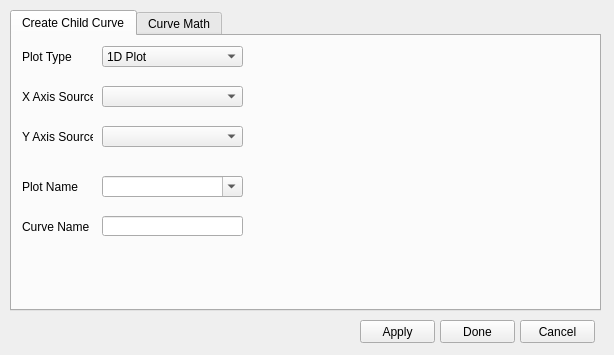
<?xml version="1.0" encoding="UTF-8"?>
<ui version="4.0">
 <class>curveProperties</class>
 <widget class="QWidget" name="curveProperties">
  <property name="geometry">
   <rect>
    <x>0</x>
    <y>0</y>
    <width>614</width>
    <height>355</height>
   </rect>
  </property>
  <property name="windowTitle">
   <string>Curve Properties</string>
  </property>
  <widget class="QTabWidget" name="tabWidget">
   <property name="geometry">
    <rect>
     <x>10</x>
     <y>10</y>
     <width>591</width>
     <height>301</height>
    </rect>
   </property>
   <property name="currentIndex">
    <number>0</number>
   </property>
   <widget class="QWidget" name="tabCreateChild">
    <attribute name="title">
     <string>Create Child Curve</string>
    </attribute>
    <widget class="QComboBox" name="cmbPlotType">
     <property name="geometry">
      <rect>
       <x>90</x>
       <y>10</y>
       <width>141</width>
       <height>21</height>
      </rect>
     </property>
     <property name="currentIndex">
      <number>0</number>
     </property>
     <item>
      <property name="text">
       <string>1D Plot</string>
      </property>
     </item>
     <item>
      <property name="text">
       <string>2D Plot</string>
      </property>
     </item>
     <item>
      <property name="text">
       <string>Real FFT</string>
      </property>
     </item>
     <item>
      <property name="text">
       <string>Complex FFT</string>
      </property>
     </item>
    </widget>
    <widget class="QLabel" name="lblPlotType">
     <property name="geometry">
      <rect>
       <x>10</x>
       <y>10</y>
       <width>61</width>
       <height>21</height>
      </rect>
     </property>
     <property name="text">
      <string>Plot Type</string>
     </property>
    </widget>
    <widget class="QComboBox" name="cmbXAxisSrc">
     <property name="geometry">
      <rect>
       <x>90</x>
       <y>50</y>
       <width>141</width>
       <height>21</height>
      </rect>
     </property>
    </widget>
    <widget class="QLabel" name="lblXAxisSrc">
     <property name="geometry">
      <rect>
       <x>10</x>
       <y>50</y>
       <width>71</width>
       <height>21</height>
      </rect>
     </property>
     <property name="text">
      <string>X Axis Source</string>
     </property>
    </widget>
    <widget class="QComboBox" name="cmbYAxisSrc">
     <property name="geometry">
      <rect>
       <x>90</x>
       <y>90</y>
       <width>141</width>
       <height>21</height>
      </rect>
     </property>
    </widget>
    <widget class="QLabel" name="lblYAxisSrc">
     <property name="geometry">
      <rect>
       <x>10</x>
       <y>90</y>
       <width>71</width>
       <height>21</height>
      </rect>
     </property>
     <property name="text">
      <string>Y Axis Source</string>
     </property>
    </widget>
    <widget class="QLabel" name="lblDestPlotName">
     <property name="geometry">
      <rect>
       <x>10</x>
       <y>140</y>
       <width>71</width>
       <height>21</height>
      </rect>
     </property>
     <property name="text">
      <string>Plot Name</string>
     </property>
    </widget>
    <widget class="QComboBox" name="cmbDestPlotName">
     <property name="geometry">
      <rect>
       <x>90</x>
       <y>140</y>
       <width>141</width>
       <height>21</height>
      </rect>
     </property>
     <property name="editable">
      <bool>true</bool>
     </property>
    </widget>
    <widget class="QLabel" name="lblDestCurveName">
     <property name="geometry">
      <rect>
       <x>10</x>
       <y>180</y>
       <width>71</width>
       <height>21</height>
      </rect>
     </property>
     <property name="text">
      <string>Curve Name</string>
     </property>
    </widget>
    <widget class="QLineEdit" name="txtDestCurveName">
     <property name="geometry">
      <rect>
       <x>90</x>
       <y>180</y>
       <width>141</width>
       <height>20</height>
      </rect>
     </property>
    </widget>
   </widget>
   <widget class="QWidget" name="tabCurveMath">
    <attribute name="title">
     <string>Curve Math</string>
    </attribute>
   </widget>
  </widget>
  <widget class="QPushButton" name="cmdApply">
   <property name="geometry">
    <rect>
     <x>360</x>
     <y>320</y>
     <width>75</width>
     <height>23</height>
    </rect>
   </property>
   <property name="text">
    <string>Apply</string>
   </property>
  </widget>
  <widget class="QPushButton" name="cmdDone">
   <property name="geometry">
    <rect>
     <x>440</x>
     <y>320</y>
     <width>75</width>
     <height>23</height>
    </rect>
   </property>
   <property name="text">
    <string>Done</string>
   </property>
  </widget>
  <widget class="QPushButton" name="cmdCancel">
   <property name="geometry">
    <rect>
     <x>520</x>
     <y>320</y>
     <width>75</width>
     <height>23</height>
    </rect>
   </property>
   <property name="text">
    <string>Cancel</string>
   </property>
  </widget>
 </widget>
 <resources/>
 <connections/>
</ui>
